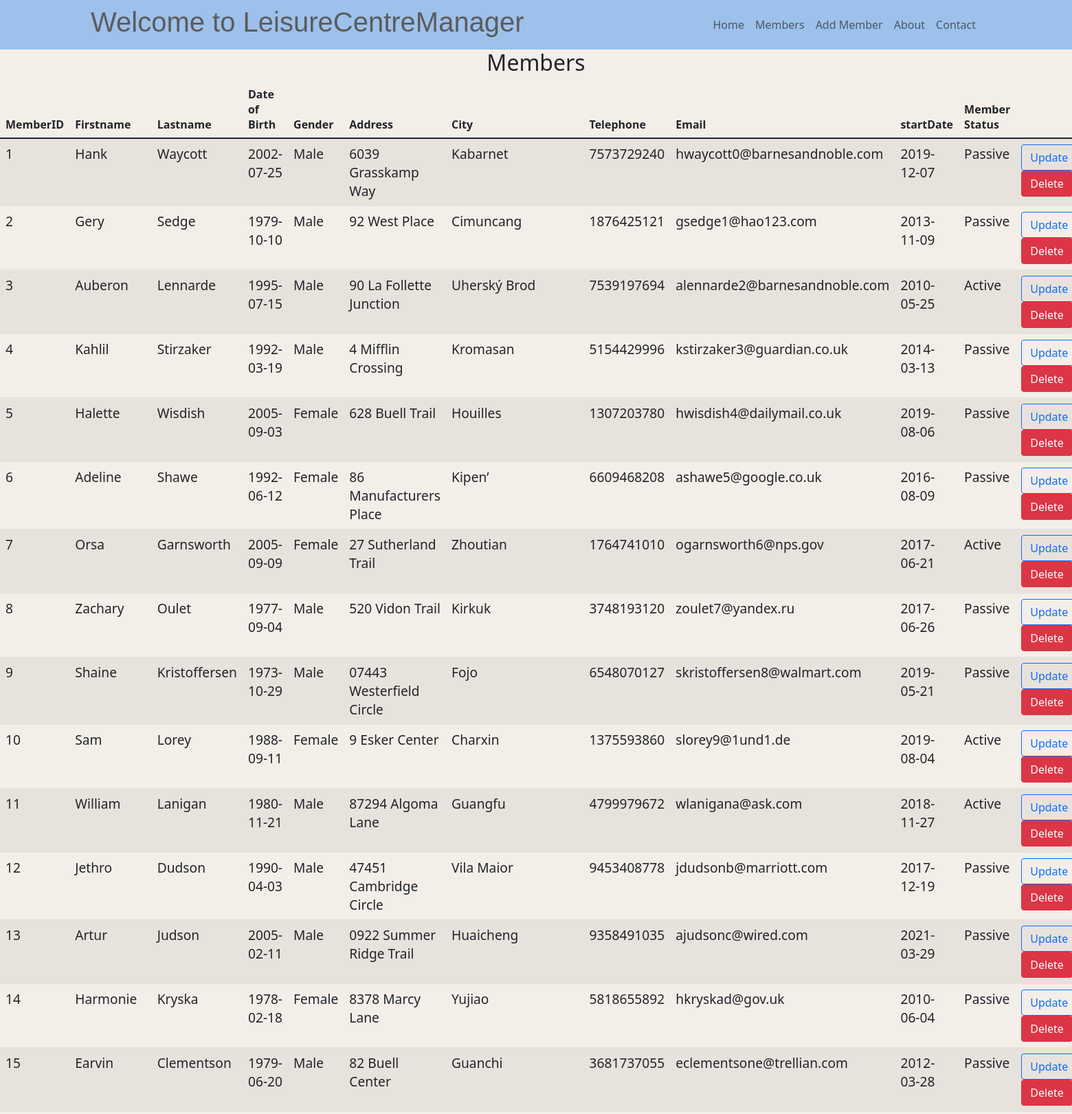
/members (upper part), run on the app's committed database.
### tables this page shows
CREATE TABLE "members" (
	"MemberID"	INTEGER NOT NULL UNIQUE,
	"Firstname"	TEXT NOT NULL,
	"Lastname"	TEXT NOT NULL,
	"DOB" TEXT NOT NULL,
	"Gender" TEXT,
	"Address" TEXT,
	"City" TEXT,
	"Telephone" TEXT NOT NULL,
	"Email"	TEXT NOT NULL,
	"Startdate" TEXT NOT NULL,
	"Membership" TEXT,
	PRIMARY KEY("MemberID" AUTOINCREMENT)
);

### app.py (the view)
@app.route("/members")
def members():
    memberConn = leisureCentreCon()
    cursor = memberConn.cursor()
    cursor.execute("SELECT * FROM members") # selecting everything in db and then  we will passit to fetchall()
    getMembers = cursor.fetchall()
    return render_template("members.html", title = "Members", membersInDb = getMembers)

### app.py (called while the page is built)
def leisureCentreCon():
    conn = sql.connect(r"LeisureCenterManager by Flask\webflask\leisureCentre.db")  ### !!!! is r necessary!!
    conn.row_factory = sql.Row
    return conn

### templates/members.html
{% extends 'base.html' %} {% block content %}
<h2 class="text-lg-center">Members</h2>
<table class="table table-hover border-2 table-striped">
  <thead>
    <th scope="col">MemberID</th>
    <th scope="col">Firstname</th>
    <th scope="col">Lastname</th>
    <th scope="col">Date of Birth</th>
    <th scope="col">Gender</th>
    <th scope="col">Address</th>
    <th scope="col">City</th>
    <th scope="col">Telephone</th>
    <th scope="col">Email</th>
    <th scope="col">startDate</th>
    <th scope="col">Member Status</th>
  </thead>
  <tbody>
    {% for row in membersInDb %}
    <tr>
      <td>{{ row["MemberID"]}}</td>
      <td>{{ row["Firstname"]}}</td>
      <td>{{ row["Lastname"]}}</td>
      <td>{{ row["DOB"]}}</td>
      <td>{{ row["Gender"]}}</td>
      <td>{{ row["Address"]}}</td>
      <td>{{ row["City"]}}</td>
      <td>{{ row["Telephone"]}}</td>
      <td>{{ row["Email"]}}</td>
      <td>{{ row["startDate"]}}</td>
      <td>{{ row["Membership"]}}</td>
      <td>
        <button type="button" class="btn btn-outline-primary btn-md">
          <a
            class="text-decoration-none"
            href="{{url_for('update', MemberID=row['MemberID'])}}"
            >Update</a
          >
        </button>
        <form
          action="{{url_for('delete', MemberID=row['MemberID'])}}"
          method="POST"
        >
          <input
            type="submit"
            value="Delete"
            onclick="confirm('Do you want to Delete this member?')"
            class="btn btn-danger btn-md"
          />
        </form>
      </td>
    </tr>
    {% endfor %}
  </tbody>
</table>
{% endblock content %}

### templates/base.html (shortened to what this page needs)
<html lang="en">
  <head>
    <link
      rel="stylesheet"
      href="https://cdn.jsdelivr.net/npm/bootstrap-icons@1.8.0/font/bootstrap-icons.css"
    />
    <link
      href="https://cdn.jsdelivr.net/npm/bootstrap@5.1.3/dist/css/bootstrap.min.css"
      rel="stylesheet"
    />
    <link
      rel="stylesheet" type="text/css"
      href="{{ url_for('static', filename='css/styles.css')}}"
    />
  </head>
  <body>
    <header class="container">
        <nav class="navbar navbar-expand-md navbar-light">
          <h1>Welcome to LeisureCentreManager</h1>
          <ul class="navbar-nav ms-auto text-center">
            <li><a class="nav-link" href="{{url_for('index')}}">Home</a></li>
            <li>
              <a class="nav-link" href="{{url_for('members')}}">Members</a>
            </li>
            <li>
              <a class="nav-link" href="{{url_for('addMember')}}">Add Member</a>
            </li>
            <li><a class="nav-link" href="{{url_for('about')}}">About</a></li>
            <li>
              <a class="nav-link" href="{{url_for('contact')}}">Contact</a>
            </li>
          </ul>
        </nav>
    </header>
    <section>{% block content %} {% endblock content %}</section>
  </body>
</html>

### static/css/styles.css (style rules this page uses)
* { margin: 0; padding: 0; }
nav, body { background-color: rgb(157, 193, 235); }
section { background-color: #f4eee8; height: auto; }
td { font-size: larger; }
h1 { font-family: cursive, sans-serif; color: #5c5c5c; }
input { width: inherit; }

### data on the page
members: MemberID "1", Firstname "Hank", Lastname "Waycott", DOB "2002-07-25", Gender "Male", Address "6039 Grasskamp Way", City "Kabarnet", Telephone "7573729240", Email "hwaycott0@barnesandnoble.com", startDate "2019-12-07", Membership "Passive"
members: MemberID "2", Firstname "Gery", Lastname "Sedge", DOB "1979-10-10", Gender "Male", Address "92 West Place", City "Cimuncang", Telephone "1876425121", Email "gsedge1@hao123.com", startDate "2013-11-09", Membership "Passive"
members: MemberID "3", Firstname "Auberon", Lastname "Lennarde", DOB "1995-07-15", Gender "Male", Address "90 La Follette Junction", City "Uherský Brod", Telephone "7539197694", Email "alennarde2@barnesandnoble.com", startDate "2010-05-25", Membership "Active"
members: MemberID "4", Firstname "Kahlil", Lastname "Stirzaker", DOB "1992-03-19", Gender "Male", Address "4 Mifflin Crossing", City "Kromasan", Telephone "5154429996", Email "kstirzaker3@guardian.co.uk", startDate "2014-03-13", Membership "Passive"
members: MemberID "5", Firstname "Halette", Lastname "Wisdish", DOB "2005-09-03", Gender "Female", Address "628 Buell Trail", City "Houilles", Telephone "1307203780", Email "hwisdish4@dailymail.co.uk", startDate "2019-08-06", Membership "Passive"
members: MemberID "6", Firstname "Adeline", Lastname "Shawe", DOB "1992-06-12", Gender "Female", Address "86 Manufacturers Place", City "Kipen’", Telephone "6609468208", Email "ashawe5@google.co.uk", startDate "2016-08-09", Membership "Passive"
members: MemberID "7", Firstname "Orsa", Lastname "Garnsworth", DOB "2005-09-09", Gender "Female", Address "27 Sutherland Trail", City "Zhoutian", Telephone "1764741010", Email "ogarnsworth6@nps.gov", startDate "2017-06-21", Membership "Active"
members: MemberID "8", Firstname "Zachary", Lastname "Oulet", DOB "1977-09-04", Gender "Male", Address "520 Vidon Trail", City "Kirkuk", Telephone "3748193120", Email "zoulet7@yandex.ru", startDate "2017-06-26", Membership "Passive"
members: MemberID "9", Firstname "Shaine", Lastname "Kristoffersen", DOB "1973-10-29", Gender "Male", Address "07443 Westerfield Circle", City "Fojo", Telephone "6548070127", Email "skristoffersen8@walmart.com", startDate "2019-05-21", Membership "Passive"
members: MemberID "10", Firstname "Sam", Lastname "Lorey", DOB "1988-09-11", Gender "Female", Address "9 Esker Center", City "Charxin", Telephone "1375593860", Email "slorey9@1und1.de", startDate "2019-08-04", Membership "Active"
members: MemberID "11", Firstname "William", Lastname "Lanigan", DOB "1980-11-21", Gender "Male", Address "87294 Algoma Lane", City "Guangfu", Telephone "4799979672", Email "wlanigana@ask.com", startDate "2018-11-27", Membership "Active"
members: MemberID "12", Firstname "Jethro", Lastname "Dudson", DOB "1990-04-03", Gender "Male", Address "47451 Cambridge Circle", City "Vila Maior", Telephone "9453408778", Email "jdudsonb@marriott.com", startDate "2017-12-19", Membership "Passive"
members: MemberID "13", Firstname "Artur", Lastname "Judson", DOB "2005-02-11", Gender "Male", Address "0922 Summer Ridge Trail", City "Huaicheng", Telephone "9358491035", Email "ajudsonc@wired.com", startDate "2021-03-29", Membership "Passive"
members: MemberID "14", Firstname "Harmonie", Lastname "Kryska", DOB "1978-02-18", Gender "Female", Address "8378 Marcy Lane", City "Yujiao", Telephone "5818655892", Email "hkryskad@gov.uk", startDate "2010-06-04", Membership "Passive"
members: MemberID "15", Firstname "Earvin", Lastname "Clementson", DOB "1979-06-20", Gender "Male", Address "82 Buell Center", City "Guanchi", Telephone "3681737055", Email "eclementsone@trellian.com", startDate "2012-03-28", Membership "Passive"
